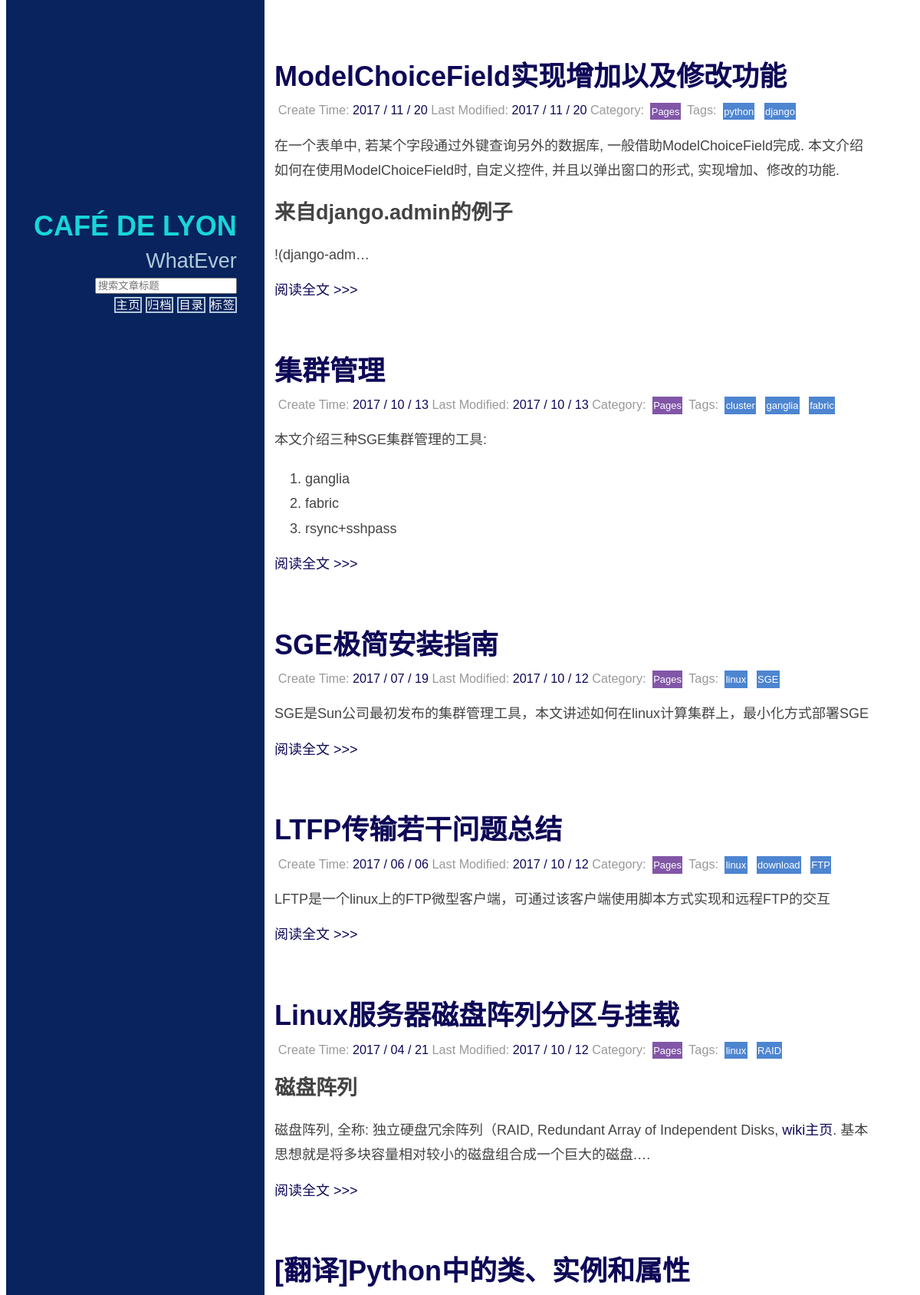
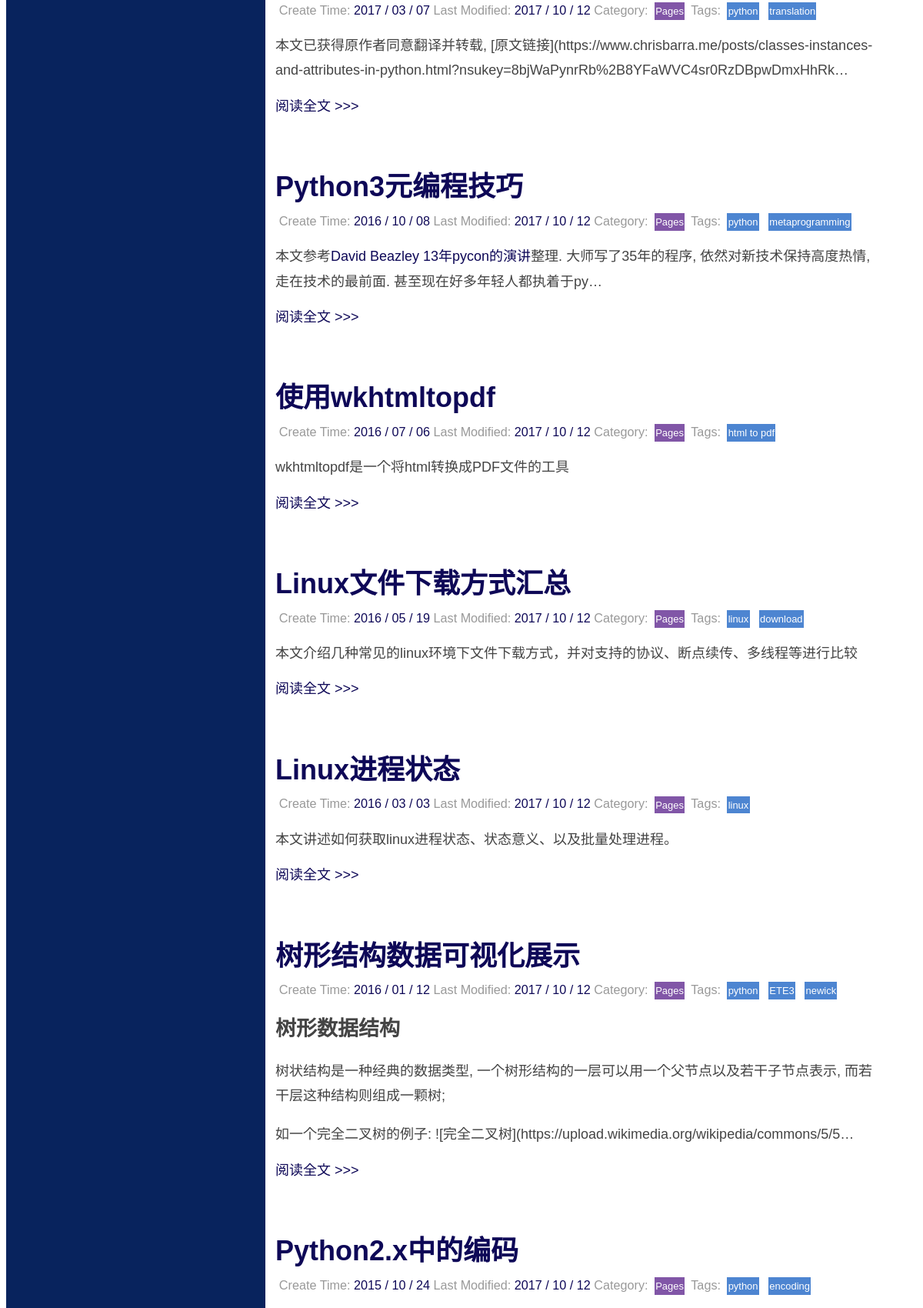
The app's page /category/2/ (upper part) with its own data (2 pictures, top to bottom).
### blog1/models.py (models this page shows, shortened)
class Article(models.Model):
    title = models.CharField(max_length=70)
    content = models.TextField(blank=None, null=True)
    created_time = models.DateTimeField()
    modified_time = models.DateTimeField()
    abstract = models.TextField(blank=True, null=True)
    category = models.ForeignKey(Category)
    tags = models.ManyToManyField(Tag, blank=True)
    author = models.ForeignKey(User, blank=None, null=True)
    count_read = models.IntegerField(default=0)
    count_comment = models.IntegerField(default=0)
    class Meta:
        ordering = ['-created_time']

class Category(models.Model):
    name = models.CharField(max_length=100)
    def __str__(self):
        return self.name

class Tag(models.Model):
    name = models.CharField(max_length=100)
    def __str__(self):
        return self.name

### blog1/views.py (the view)
# urls.py: url(r'^category/(?P<category_id>\d+)/$', views.search_category, name='search_category'),
def search_category(request, category_id):
    post_list = get_list_or_404(Article, category__id=int(category_id))
    return render(request, 'category.html', {'post_list': post_list})

### blog1/templatetags/custom_markdown.py (called while the page is built)
@register.filter(is_safe=True)  # 注册template filter
@stringfilter  # 希望字符串作为参数
def custom_markdown(value):
    return mark_safe(markdown.markdown(value,
                                       extensions=['markdown.extensions.fenced_code',
                                                   'markdown.extensions.codehilite'],
                                       safe_mode=True,
                                       enable_attributes=False))

### templates/category.html (shortened to what this page needs)
{% extends "base.html" %}
{% load custom_markdown %}
{% block content %}
    <div class="posts">
        {% for post in post_list %}
            <section class="post">
                {% include 'post_header_simple.html' %}
                {% include 'post_abstract.html' %}
            </section>
        {% endfor %}
    </div>
{% endblock %}

### templates/post_header_simple.html
<header class="post-header">
    <h2 class="post-title"><a href="{% url "detail" post_id=post.id %}">{{ post.title }}</a></h2>
    <p class="post-meta">
        Create Time: <a class="post-author" href="#">{{ post.created_time |date:"Y / m / d" }}</a>
        Last Modified: <a class="post-author" href="#">{{ post.modified_time |date:"Y / m / d" }}</a>
        Category: <a class="post-category post-category-yui"
                     href="{% url 'search_category' category_id=post.category.id %}">{{ post.category }}</a>
        Tags:
        {% for tag in post.tags.all %}
            <a class="post-category post-category-pure"
               href="{% url 'search_tag' tag_id=tag.id %}">{{ tag }}</a>
        {% endfor %}
    </p>
</header>

### templates/post_abstract.html
{% load custom_markdown %}
<div class="post-description">
    {% if post.abstract %}
        <p>
            {{ post.abstract | custom_markdown }}
        </p>
    {% else %}
        <p>
            {{ post.content | truncatechars:150 | custom_markdown }}
        </p>
    {% endif %}
</div>
<a class="pure-button" href="{% url "detail" post_id=post.id %}">阅读全文 >>> </a>

### static/css/blog.css (style rules this page uses)
* { -webkit-box-sizing: border-box; -moz-box-sizing: border-box; box-sizing: border-box; }
body { font-family: Arial, "Microsoft YaHei New", "Microsoft Yahei", "微软雅黑", "宋体", "SimSun", "STXihei", "华文细黑", sans-serif, Helvetica, Arial, Sans-Serif; font-size: 18px; line-height: 1.428; }
a { text-decoration: none; color: rgb(14, 8, 87); }
.post { padding-bottom: 2em; }
.post-title { font-size: 2em; color: #222; margin-bottom: 0.2em; }
.post-description { font-family: inherit; color: #444; line-height: 1.8em; }
.post-meta { color: #999; font-size: 90%; margin: 0.3em; }
.post-category { margin: 0.3em 0.3em; padding: 0.3em 0.1em; color: #fff; background: #999; font-size: 80%; }
.post-category-pure { background: #4d85d1; }
.post-category-yui { background: #8156a7; }

### records on screen
Article: title "ModelChoiceField实现增加以及修改功能", created_time "2017 / 11 / 20", modified_time "2017 / 11 / 20", category "Pages", content|custom_markdown "在一个表单中, 若某个字段通过外键查询另外的数据库, 一般借助ModelChoiceField完成. 本文介绍如何在使用ModelChoiceField时, 自定义控件, 并且以弹出窗口的形式, 实现增加、修改的功能. 来自django.admin的例子 !(django-adm…"
Tag: name "python"
Tag: name "django"
Article: title "集群管理", created_time "2017 / 10 / 13", modified_time "2017 / 10 / 13", category "Pages", abstract|custom_markdown "本文介绍三种SGE集群管理的工具: ganglia fabric rsync+sshpass"
Tag: name "cluster"
Tag: name "ganglia"
Tag: name "fabric"
Article: title "SGE极简安装指南", created_time "2017 / 07 / 19", modified_time "2017 / 10 / 12", category "Pages", abstract|custom_markdown "SGE是Sun公司最初发布的集群管理工具，本文讲述如何在linux计算集群上，最小化方式部署SGE"
Tag: name "linux"
Tag: name "SGE"
Article: title "LTFP传输若干问题总结", created_time "2017 / 06 / 06", modified_time "2017 / 10 / 12", category "Pages", abstract|custom_markdown "LFTP是一个linux上的FTP微型客户端，可通过该客户端使用脚本方式实现和远程FTP的交互"
Tag: name "download"
Tag: name "FTP"
Article: title "Linux服务器磁盘阵列分区与挂载", created_time "2017 / 04 / 21", modified_time "2017 / 10 / 12", category "Pages", content|custom_markdown "磁盘阵列 磁盘阵列, 全称: 独立硬盘冗余阵列（RAID, Redundant Array of Independent Disks, wiki主页 . 基本思想就是将多块容量相对较小的磁盘组合成一个巨大的磁盘.…"
Tag: name "RAID"
Article: title "[翻译]Python中的类、实例和属性", created_time "2017 / 03 / 07", modified_time "2017 / 10 / 12", category "Pages", content|custom_markdown "本文已获得原作者同意翻译并转载, [原文链接](https://www.chrisbarra.me/posts/classes-instances-and-attributes-in-python.html?nsukey=8bjWaPynrRb%2B8YFaWVC4sr0RzDBpwDmxHhRk…"
Tag: name "translation"
Article: title "Python3元编程技巧", created_time "2016 / 10 / 08", modified_time "2017 / 10 / 12", category "Pages", content|custom_markdown "本文参考 David Beazley 13年pycon的演讲 整理. 大师写了35年的程序, 依然对新技术保持高度热情, 走在技术的最前面. 甚至现在好多年轻人都执着于py…"
Tag: name "metaprogramming"
Article: title "使用wkhtmltopdf", created_time "2016 / 07 / 06", modified_time "2017 / 10 / 12", category "Pages", abstract|custom_markdown "wkhtmltopdf是一个将html转换成PDF文件的工具"
Tag: name "html to pdf"
Article: title "Linux文件下载方式汇总", created_time "2016 / 05 / 19", modified_time "2017 / 10 / 12", category "Pages", abstract|custom_markdown "本文介绍几种常见的linux环境下文件下载方式，并对支持的协议、断点续传、多线程等进行比较"
Article: title "Linux进程状态", created_time "2016 / 03 / 03", modified_time "2017 / 10 / 12", category "Pages", abstract|custom_markdown "本文讲述如何获取linux进程状态、状态意义、以及批量处理进程。"
Article: title "树形结构数据可视化展示", created_time "2016 / 01 / 12", modified_time "2017 / 10 / 12", category "Pages", content|custom_markdown "树形数据结构 树状结构是一种经典的数据类型, 一个树形结构的一层可以用一个父节点以及若干子节点表示, 而若干层这种结构则组成一颗树; 如一个完全二叉树的例子: ![完全二叉树](https://upload.wikimedia.org/wikipedia/commons/5/5…"
Tag: name "ETE3"
Tag: name "newick"
Article: title "Python2.x中的编码", created_time "2015 / 10 / 24", modified_time "2017 / 10 / 12", category "Pages"
Tag: name "encoding"
